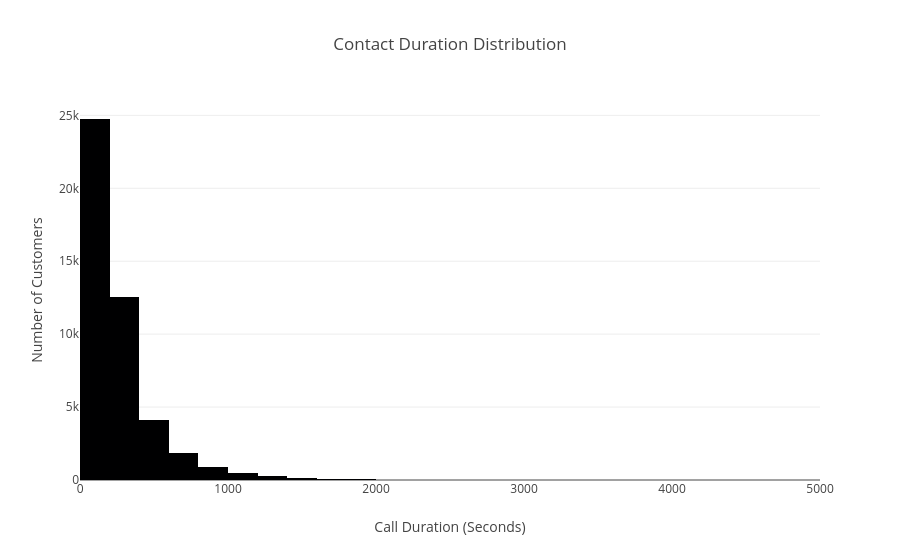

The code cell stored with this chart in its notebook:
### Code cell
import plotly.express as px

fig = px.histogram(
    df,
    x="Contact duration",      # Replace with your exact column name if different
    nbins=30,
    title="Contact Duration Distribution"
)

fig.update_layout(
    xaxis_title="Call Duration (Seconds)",
    yaxis_title="Number of Customers"
)

fig.show()

### Figure 1 — Plotly figure (JSON) as saved in the notebook; plotly's stock layout.template omitted (floating-point values rounded to 4 significant figures; data arrays with more than 128 entries replaced by an {"elided": "..."} marker saying what was removed)
{"data": [{"bingroup": "x", "hovertemplate": "Contact duration=%{x}<br>count=%{y}<extra></extra>", "legendgroup": "", "marker": {"color": "#000001", "pattern": {"shape": ""}}, "name": "", "nbinsx": 30, "orientation": "v", "showlegend": false, "type": "histogram", "x": {"elided": "45211 int values"}, "xaxis": "x", "yaxis": "y"}], "layout": {"barmode": "relative", "legend": {"tracegroupgap": 0}, "title": {"text": "Contact Duration Distribution"}, "xaxis": {"anchor": "y", "domain": [0, 1], "title": {"text": "Call Duration (Seconds)"}}, "yaxis": {"anchor": "x", "domain": [0, 1], "title": {"text": "Number of Customers"}}}}
